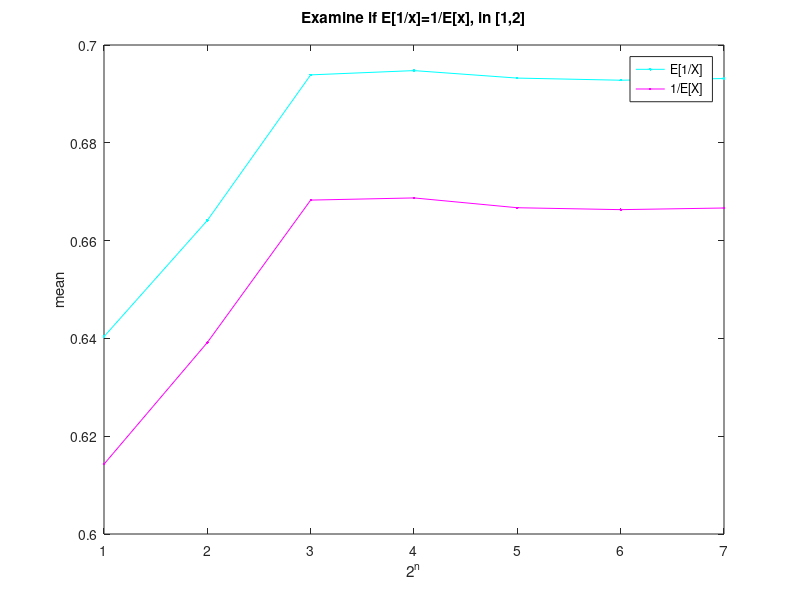

Reproduce this figure in MATLAB.
%examine E[1/X] = 1/E[X]in [1,2]

clc

min = 1;
max = 2;
%min = 0;
%max = 1;
%min = -1;
%max = 1;
n= [10 100 1000 10000 1e5 1e6 1e7]; 
nn = length(n);

for i = 1:nn
    v =min + (max-min)* rand(n(i),1);
    %k(:,:) = 1/v(:,:);
    k = 1./v;
    a(i) = mean(k);
    b(i) = 1/mean(v);
    fprintf('\n');
    fprintf('E[1/X] = %3.3f 1/E[X]=%3.3f for n = %i \n',a,b,n(i));

end

fprintf('\n');
figure(1)
clf
plot(a(:),'.-c')
hold on
plot(b(:),'.-m')
legend('E[1/X]','1/E[X]')
xlabel('2^n')
ylabel('mean')
title(sprintf('Examine if E[1/x]=1/E[x], in [%1.0f,%1.0f]\n',min,max))

    